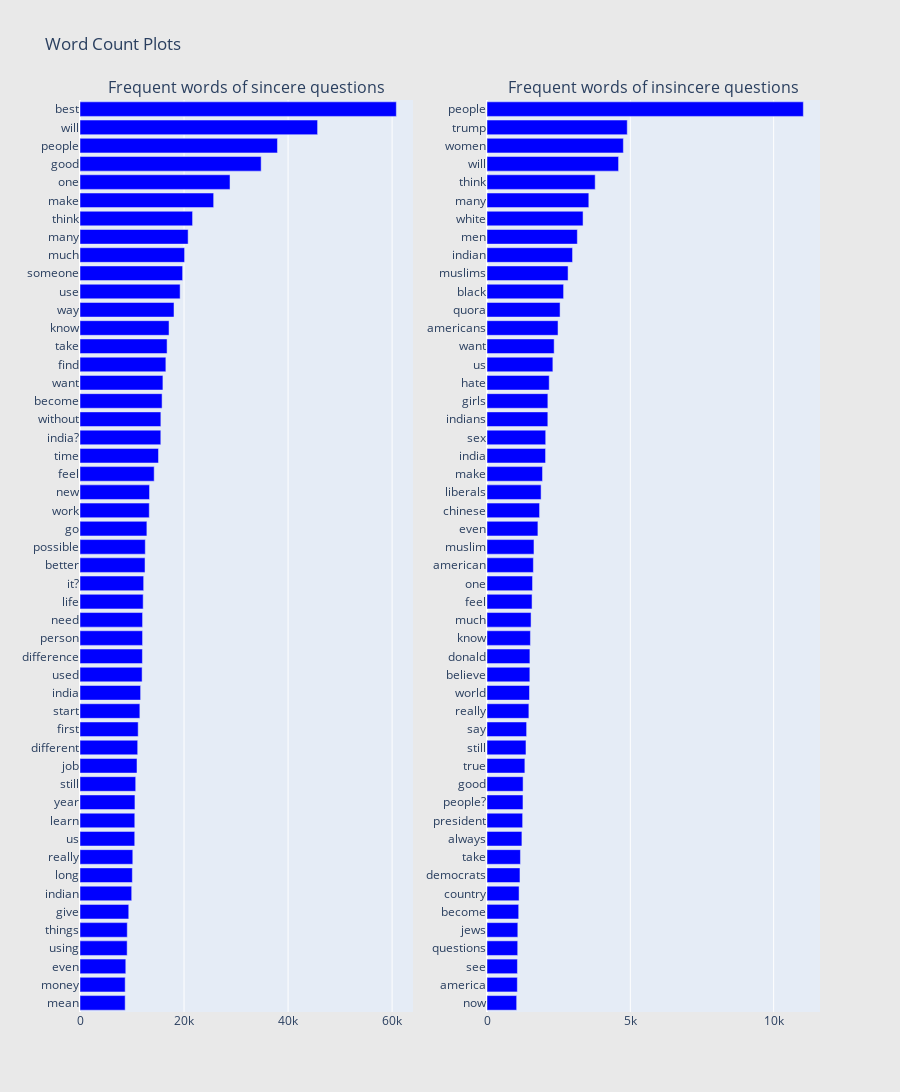

The notebook cell this image was saved under:
### Markdown cell above
### Different types of N-Grams and its count

### Code cell
train1_df = train[train["target"]==1]
train0_df = train[train["target"]==0]

### Get the bar chart from sincere questions ###
freq_dict = defaultdict(int)
for sent in train0_df["question_text"]:
    for word in generate_ngrams(sent):
        freq_dict[word] += 1
fd_sorted = pd.DataFrame(sorted(freq_dict.items(), key=lambda x: x[1])[::-1])
fd_sorted.columns = ["word", "wordcount"]
trace0 = horizontal_bar_chart(fd_sorted.head(50), 'blue')

### Get the bar chart from insincere questions ###
freq_dict = defaultdict(int)
for sent in train1_df["question_text"]:
    for word in generate_ngrams(sent):
        freq_dict[word] += 1
fd_sorted = pd.DataFrame(sorted(freq_dict.items(), key=lambda x: x[1])[::-1])
fd_sorted.columns = ["word", "wordcount"]
trace1 = horizontal_bar_chart(fd_sorted.head(50), 'blue')

### Creating two subplots ###
fig = tools.make_subplots(rows=1, cols=2, vertical_spacing=0.04,
                          subplot_titles=["Frequent words of sincere questions", 
                                          "Frequent words of insincere questions"])
fig.append_trace(trace0, 1, 1)
fig.append_trace(trace1, 1, 2)
fig['layout'].update(height=1200, width=900, paper_bgcolor='rgb(233,233,233)', title="Word Count Plots")
py.iplot(fig, filename='word-plots')

### Figure 1 — Plotly figure (JSON) as saved in the notebook; plotly's stock layout.template omitted (floating-point values rounded to 4 significant figures)
{"data": [{"marker": {"color": "blue"}, "orientation": "h", "showlegend": false, "type": "bar", "x": [8684, 8686, 8803, 9067, 9087, 9373, 9938, 10063, 10148, 10524, 10533, 10562, 10709, 10958, 11090, 11184, 11507, 11653, 11940, 11998, 12026, 12028, 12146, 12238, 12501, 12552, 12857, 13319, 13368, 14260, 15089, 15536, 15545, 15781, 15941, 16508, 16743, 17118, 18073, 19250, 19728, 20108, 20788, 21641, 25696, 28840, 34827, 37960, 45675, 60816], "xaxis": "x", "y": ["mean", "money", "even", "using", "things", "give", "indian", "long", "really", "us", "learn", "year", "still", "job", "different", "first", "start", "india", "used", "difference", "person", "need", "life", "it?", "better", "possible", "go", "work", "new", "feel", "time", "india?", "without", "become", "want", "find", "take", "know", "way", "use", "someone", "much", "many", "think", "make", "one", "good", "people", "will", "best"], "yaxis": "y"}, {"marker": {"color": "blue"}, "orientation": "h", "showlegend": false, "type": "bar", "x": [1035, 1058, 1062, 1071, 1075, 1106, 1119, 1150, 1167, 1218, 1243, 1255, 1259, 1321, 1360, 1382, 1461, 1483, 1495, 1497, 1515, 1537, 1572, 1588, 1618, 1639, 1776, 1834, 1887, 1937, 2043, 2048, 2122, 2123, 2171, 2298, 2343, 2478, 2549, 2672, 2828, 2984, 3152, 3351, 3552, 3774, 4590, 4757, 4893, 11036], "xaxis": "x2", "y": ["now", "america", "see", "questions", "jews", "become", "country", "democrats", "take", "always", "president", "people?", "good", "true", "still", "say", "really", "world", "believe", "donald", "know", "much", "feel", "one", "american", "muslim", "even", "chinese", "liberals", "make", "india", "sex", "indians", "girls", "hate", "us", "want", "americans", "quora", "black", "muslims", "indian", "men", "white", "many", "think", "will", "women", "trump", "people"], "yaxis": "y2"}], "layout": {"annotations": [{"font": {"size": 16}, "showarrow": false, "text": "Frequent words of sincere questions", "x": 0.225, "xanchor": "center", "xref": "paper", "y": 1, "yanchor": "bottom", "yref": "paper"}, {"font": {"size": 16}, "showarrow": false, "text": "Frequent words of insincere questions", "x": 0.775, "xanchor": "center", "xref": "paper", "y": 1, "yanchor": "bottom", "yref": "paper"}], "height": 1200, "paper_bgcolor": "rgb(233,233,233)", "title": {"text": "Word Count Plots"}, "width": 900, "xaxis": {"anchor": "y", "domain": [0, 0.45]}, "xaxis2": {"anchor": "y2", "domain": [0.55, 1]}, "yaxis": {"anchor": "x", "domain": [0, 1]}, "yaxis2": {"anchor": "x2", "domain": [0, 1]}}}
